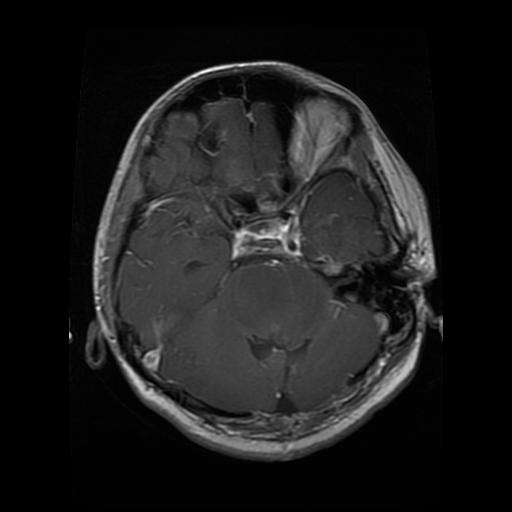
#> input picture glioma.jpg, 512 x 512 px
$ python -i preprocessing.py   (imports and definitions only)
#> lines starting #> are read from the running program, lines starting #| are printed output that depends on the picture; after the words box and inside, x2 and y2 are one past the last pixel; in counts of white or black regions, pixels touching at a corner belong together
"""Image preprocessing shared by the v2 model (training, CLI, Gradio app and stress test).

The browser version in web/index.html re-implements exactly the same steps in JavaScript, so keep
both in sync if you change anything here.

Pipeline for one image:
  1. grayscale (an MRI carries no color information, so colored overlays stop being a clue)
  2. find the brain: on a small blurred copy, take the pixels that differ from the background (the
     median of the border) by more than DELTA, morphological opening to drop thin lines and text,
     largest connected component, bounding box with a small margin
  3. crop to that box, pad to a square with black, resize to IMG_SIZE x IMG_SIZE
  4. replicate the gray channel 3 times (MobileNetV2 expects 3 channels), raw 0-255 values
"""
import numpy as np
from PIL import Image

IMG_SIZE = 224      # model input size
MASK_SIZE = 128     # longest side of the small copy used to locate the brain
MARGIN = 0.04       # extra border around the brain box, fraction of the box size
MIN_AREA = 0.05     # if the largest blob is smaller than this fraction of the image, do not crop
DELTA = 25          # a pixel belongs to the head when it differs from the background by more than this (0-255)


def to_gray(img):
    """PIL image -> uint8 array (H, W). Uses PIL's ITU-R 601-2 luma: L = 0.299 R + 0.587 G + 0.114 B."""
    return np.asarray(img.convert("L"), dtype=np.uint8)


def _box_blur3(a):
    p = np.pad(a, 1, mode="edge")
    h, w = a.shape
    return sum(p[dy:dy + h, dx:dx + w] for dy in range(3) for dx in range(3)) / 9.0


def _erode(m):
    p = np.pad(m, 1, constant_values=False)
    h, w = m.shape
    out = np.ones_like(m)
    for dy in range(3):
        for dx in range(3):
            out &= p[dy:dy + h, dx:dx + w]
    return out


def _dilate(m):
    p = np.pad(m, 1, constant_values=False)
    h, w = m.shape
    out = np.zeros_like(m)
    for dy in range(3):
        for dx in range(3):
            out |= p[dy:dy + h, dx:dx + w]
    return out


def _largest_component(mask):
    """Largest 4-connected blob of a small boolean mask. Returns (blob mask, area in pixels)."""
    h, w = mask.shape
    flat = mask.ravel()
    labels = np.zeros(h * w, dtype=np.int32)
    best_label, best_area, label = 0, 0, 0
    for start in np.flatnonzero(flat):
        if labels[start]:
            continue
        label += 1
        labels[start] = label
        stack, area = [int(start)], 0
        while stack:
            i = stack.pop()
            area += 1
            y, x = divmod(i, w)
            if y > 0 and flat[i - w] and not labels[i - w]:
                labels[i - w] = label; stack.append(i - w)
            if y < h - 1 and flat[i + w] and not labels[i + w]:
                labels[i + w] = label; stack.append(i + w)
            if x > 0 and flat[i - 1] and not labels[i - 1]:
                labels[i - 1] = label; stack.append(i - 1)
            if x < w - 1 and flat[i + 1] and not labels[i + 1]:
                labels[i + 1] = label; stack.append(i + 1)
        if area > best_area:
            best_area, best_label = area, label
    return (labels == best_label).reshape(h, w), best_area


def brain_box(gray):
    """Bounding box (x0, y0, x1, y1), x1/y1 exclusive, of the brain in a gray uint8 image, or None.

    Works on a copy whose longest side is MASK_SIZE pixels. The background level is the median of the
    border pixels; if it is light (figure on a white page) the dark pixels are the foreground instead.
    """
    H, W = gray.shape
    scale = MASK_SIZE / max(H, W)
    mw, mh = max(1, round(W * scale)), max(1, round(H * scale))
    small = Image.fromarray(gray).resize((mw, mh), Image.Resampling.BILINEAR)
    small = _box_blur3(np.asarray(small, dtype=np.float64))
    s8 = np.clip(np.rint(small), 0, 255).astype(np.uint8)
    border = np.concatenate([s8[0], s8[-1], s8[:, 0], s8[:, -1]])
    bg = float(np.median(border))                        # the background is whatever touches the border
    mask = (s8 > bg + DELTA) if bg < 128 else (s8 < bg - DELTA)
    mask = _dilate(_dilate(_erode(_erode(mask))))        # opening: removes thin lines and text
    blob, area = _largest_component(mask)
    if area < MIN_AREA * mw * mh:
        return None
    ys, xs = np.nonzero(blob)
    bx0, bx1, by0, by1 = xs.min(), xs.max() + 1, ys.min(), ys.max() + 1
    mx, my = MARGIN * (bx1 - bx0), MARGIN * (by1 - by0)
    x0 = max(0, int(np.floor((bx0 - mx) / scale)))
    y0 = max(0, int(np.floor((by0 - my) / scale)))
    x1 = min(W, int(np.ceil((bx1 + mx) / scale)))
    y1 = min(H, int(np.ceil((by1 + my) / scale)))
    if x1 - x0 < 8 or y1 - y0 < 8:
        return None
    return x0, y0, x1, y1


def crop_and_square(gray, box):
    """Crop a gray array to `box` and pad it to a square with black, keeping the content centered."""
    if box is not None:
        x0, y0, x1, y1 = box
        gray = gray[y0:y1, x0:x1]
    h, w = gray.shape
    side = max(h, w)
    canvas = np.zeros((side, side), dtype=np.uint8)
    oy, ox = (side - h) // 2, (side - w) // 2
    canvas[oy:oy + h, ox:ox + w] = gray
    return canvas


def prepare(img, size=IMG_SIZE):
    """PIL image -> uint8 array (size, size, 3): gray, cropped to the brain, squared, 3 identical channels."""
    gray = to_gray(img)
    square = crop_and_square(gray, brain_box(gray))
    g = np.asarray(Image.fromarray(square).resize((size, size), Image.Resampling.BILINEAR), dtype=np.uint8)
    return np.stack([g, g, g], axis=-1)


def prepare_gray(img, size=IMG_SIZE):
    """Same as prepare() but returns a single-channel PIL image (used to write the processed dataset)."""
    gray = to_gray(img)
    square = crop_and_square(gray, brain_box(gray))
    return Image.fromarray(square).resize((size, size), Image.Resampling.BILINEAR)

>>> from PIL import Image
>>> picture = Image.open('glioma.jpg')
#> picture is the input picture: PIL image 512x512 RGB; min 0, max 255, mean 27.9
>>> result = prepare(picture)
#> in _box_blur3, `return sum(p[dy:dy + h, dx:dx + w] for dy in range(3) for dx in range(..`:
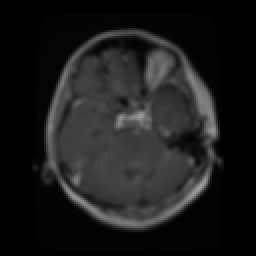
#> returned value: shape (128, 128) float64 (shown 2 times larger); min 0, max 156.4, mean 27.9
#> in brain_box, `border = np.concatenate([s8[0], s8[-1], s8[:, 0], s8[:, -1]])`: border = 512 values, max 1 at index 154, min 0 at index 0, mean 0.145
#> in brain_box, `bg = float(np.median(border))`: bg = 0
#> in brain_box, `mask = (s8 > bg + DELTA) if bg < 128 else (s8 < bg - DELTA)`:
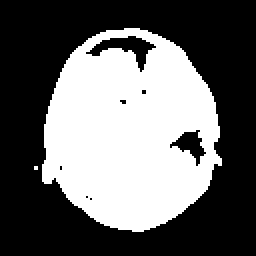
#> mask: shape (128, 128) bool (shown 2 times larger); 40.2% white; 2 white regions (1 under 20 px), largest, box (x1, y1, x2, y2) and area: (21, 14, 111, 116) 6584
#> in _erode, `p = np.pad(m, 1, constant_values=False)`: p: shape (130, 130) bool; 39% white; 2 white regions (1 under 20 px), largest, box (x1, y1, x2, y2) and area: (22, 15, 112, 117) 6584
#> after the loop in _erode, `for dy in range(3):`: out: shape (128, 128) bool; 36.2% white; 1 white region, box (x1, y1, x2, y2) and area: (22, 15, 110, 115) 5934
#> in _erode (call 2), `p = np.pad(m, 1, constant_values=False)`: p: shape (130, 130) bool; 35.1% white; 1 white region, box (x1, y1, x2, y2) and area: (23, 16, 111, 116) 5934
#> after the loop in _erode (call 2), `for dy in range(3):`:
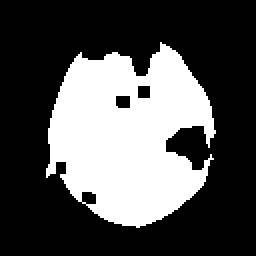
#> out: shape (128, 128) bool (shown 2 times larger); 32.2% white; 1 white region, box (x1, y1, x2, y2) and area: (23, 21, 108, 114) 5274
#> in _dilate, `p = np.pad(m, 1, constant_values=False)`: p: shape (130, 130) bool; 31.2% white; 1 white region, box (x1, y1, x2, y2) and area: (24, 22, 109, 115) 5274
#> after the loop in _dilate, `for dy in range(3):`:
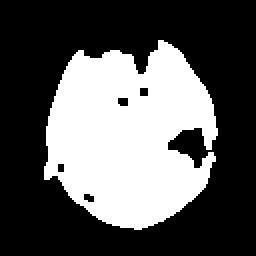
#> out: shape (128, 128) bool (shown 2 times larger); 35.6% white; 1 white region, box (x1, y1, x2, y2) and area: (22, 20, 109, 115) 5840
#> in _dilate (call 2), `p = np.pad(m, 1, constant_values=False)`: p: shape (130, 130) bool; 34.6% white; 1 white region, box (x1, y1, x2, y2) and area: (23, 21, 110, 116) 5840
#> after the loop in _dilate (call 2), `for dy in range(3):`:
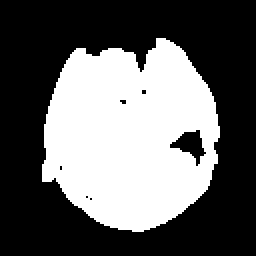
#> out: shape (128, 128) bool (shown 2 times larger); 38.9% white; 1 white region, box (x1, y1, x2, y2) and area: (21, 19, 110, 116) 6378
#> the loop in _largest_component, `for start in np.flatnonzero(flat):` made 6378 passes
#> start on passes 2 to 4: 2511, 2512, 2513
#> after the loop in _largest_component, `for start in np.flatnonzero(flat):`: best_area = 6378; best_label = 1; labels = 16384 values, max 1 at index 2510, min 0 at index 0, mean 0.389
#> in brain_box, `blob, area = _largest_component(mask)`: area = 6378
#> in brain_box, `ys, xs = np.nonzero(blob)`: ys = 6378 values from 19 to 115; xs = 6378 values, max 109 at index 2914, min 21 at index 4323, mean 64.55
#> in brain_box, `bx0, bx1, by0, by1 = xs.min(), xs.max() + 1, ys.min(), ys.max() + 1`: bx0 = 21; bx1 = 110; by0 = 19; by1 = 116
#> in brain_box, `mx, my = MARGIN * (bx1 - bx0), MARGIN * (by1 - by0)`: mx = 3.56; my = 3.88
#> in brain_box, `x0 = max(0, int(np.floor((bx0 - mx) / scale)))`: x0 = 69
#> in brain_box, `y0 = max(0, int(np.floor((by0 - my) / scale)))`: y0 = 60
#> in brain_box, `x1 = min(W, int(np.ceil((bx1 + mx) / scale)))`: x1 = 455
#> in brain_box, `y1 = min(H, int(np.ceil((by1 + my) / scale)))`: y1 = 480
#> in crop_and_square, `x0, y0, x1, y1 = box`: x0 = 69; y0 = 60; x1 = 455; y1 = 480
#> in crop_and_square, `gray = gray[y0:y1, x0:x1]`:
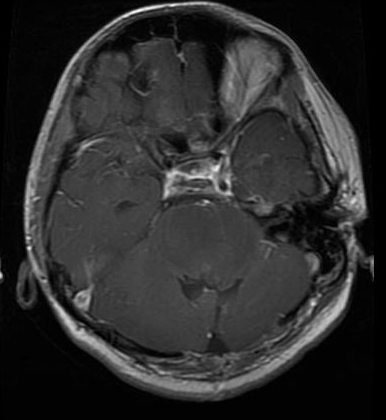
#> gray: shape (420, 386); min 0, max 255, mean 44.8
#> in crop_and_square, `canvas[oy:oy + h, ox:ox + w] = gray`:
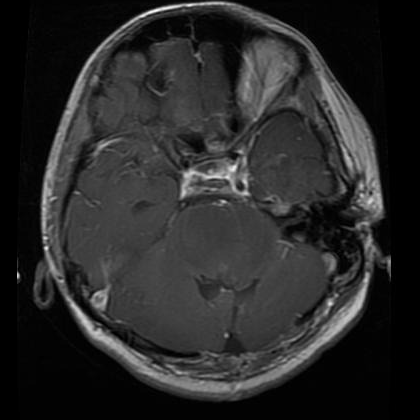
#> canvas: shape (420, 420); min 0, max 255, mean 41.1

$ run again, on meningioma.jpg
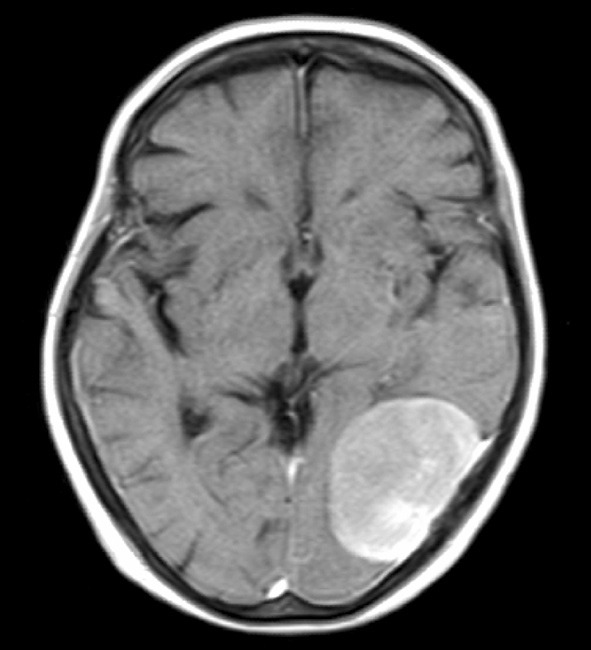
#> input picture meningioma.jpg, 591 x 650 px
#> picture is the input picture: PIL image 591x650 RGB; min 0, max 255, mean 87.8
#> border = 488 values from 0 to 0
#> bg = 0
#> in brain_box, `mask = (s8 > bg + DELTA) if bg < 128 else (s8 < bg - DELTA)`:
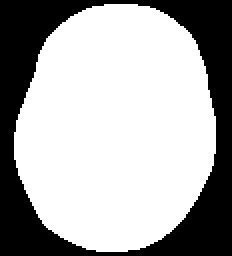
#> mask: shape (128, 116) bool (shown 2 times larger); 66.8% white; 1 black region, box (x1, y1, x2, y2) and area: (0, 0, 116, 128) 4924
#> the loop in _largest_component, `for start in np.flatnonzero(flat):` made 9924 passes
#> start on passes 2 to 4: 285, 286, 287
#> after the loop in _largest_component, `for start in np.flatnonzero(flat):`: best_area = 9924; best_label = 1; labels = 14848 values, max 1 at index 284, min 0 at index 0, mean 0.668
#> in brain_box, `blob, area = _largest_component(mask)`: area = 9924
#> ys = 9924 values from 2 to 125; xs = 9924 values, max 107 at index 4381, min 7 at index 5081, mean 57.7
#> bx0 = 7; bx1 = 108; by0 = 2; by1 = 126
#> mx = 4.04; my = 4.96
#> in brain_box, `x0 = max(0, int(np.floor((bx0 - mx) / scale)))`: x0 = 15
#> in brain_box, `y0 = max(0, int(np.floor((by0 - my) / scale)))`: y0 = 0
#> in brain_box, `x1 = min(W, int(np.ceil((bx1 + mx) / scale)))`: x1 = 569
#> in brain_box, `y1 = min(H, int(np.ceil((by1 + my) / scale)))`: y1 = 650
#> in crop_and_square, `x0, y0, x1, y1 = box`: x0 = 15; y0 = 0; x1 = 569; y1 = 650
#> in crop_and_square, `canvas[oy:oy + h, ox:ox + w] = gray`:
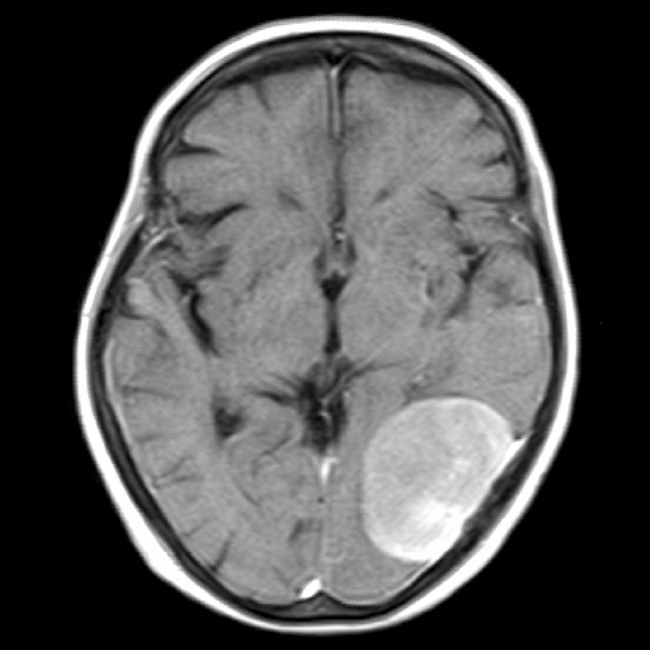
#> canvas: shape (650, 650); min 0, max 255, mean 79.8

$ run again, on pituitary.jpg
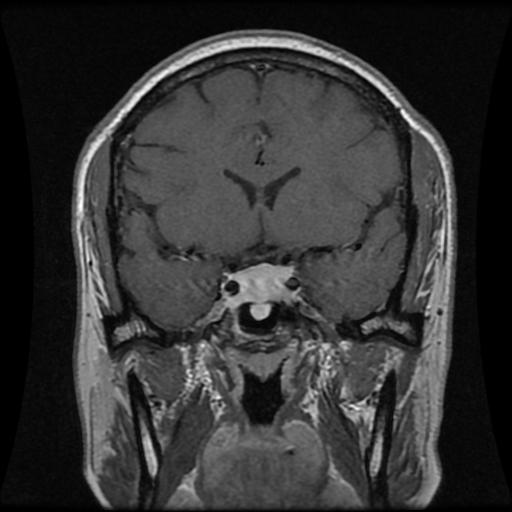
#> input picture pituitary.jpg, 512 x 512 px
#> picture is the input picture: PIL image 512x512 L; min 0, max 255, mean 51.8
#> border = 512 values, max 54 at index 172, min 0 at index 268, mean 6.53
#> bg = 2
#> mask: shape (128, 128) bool; 62.8% white; 19 black regions (14 under 20 px), largest, box (x1, y1, x2, y2) and area: (0, 0, 128, 128) 5829, (61, 94, 70, 105) 70, (92, 119, 102, 128) 33, (61, 77, 74, 83) 27, (27, 73, 34, 83) 24
#> the loop in _largest_component, `for start in np.flatnonzero(flat):` made 10251 passes
#> start on passes 2 to 4: 832, 833, 834
#> after the loop in _largest_component, `for start in np.flatnonzero(flat):`: best_area = 10251; best_label = 1; labels = 16384 values, max 1 at index 831, min 0 at index 0, mean 0.626
#> in brain_box, `blob, area = _largest_component(mask)`: area = 10251
#> ys = 10251 values from 6 to 127; xs = 10251 values, max 114 at index 2900, min 17 at index 2706, mean 65.37
#> bx0 = 17; bx1 = 115; by0 = 6; by1 = 128
#> mx = 3.92; my = 4.88
#> in brain_box, `x0 = max(0, int(np.floor((bx0 - mx) / scale)))`: x0 = 52
#> in brain_box, `y0 = max(0, int(np.floor((by0 - my) / scale)))`: y0 = 4
#> in brain_box, `x1 = min(W, int(np.ceil((bx1 + mx) / scale)))`: x1 = 476
#> in brain_box, `y1 = min(H, int(np.ceil((by1 + my) / scale)))`: y1 = 512
#> in crop_and_square, `x0, y0, x1, y1 = box`: x0 = 52; y0 = 4; x1 = 476; y1 = 512
#> in crop_and_square, `canvas[oy:oy + h, ox:ox + w] = gray`:
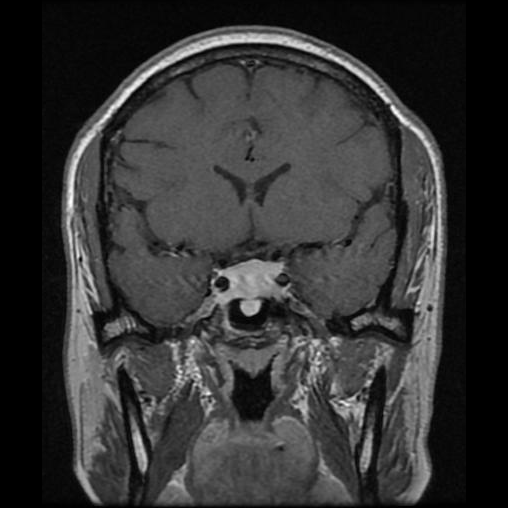
#> canvas: shape (508, 508); min 0, max 255, mean 51.9
